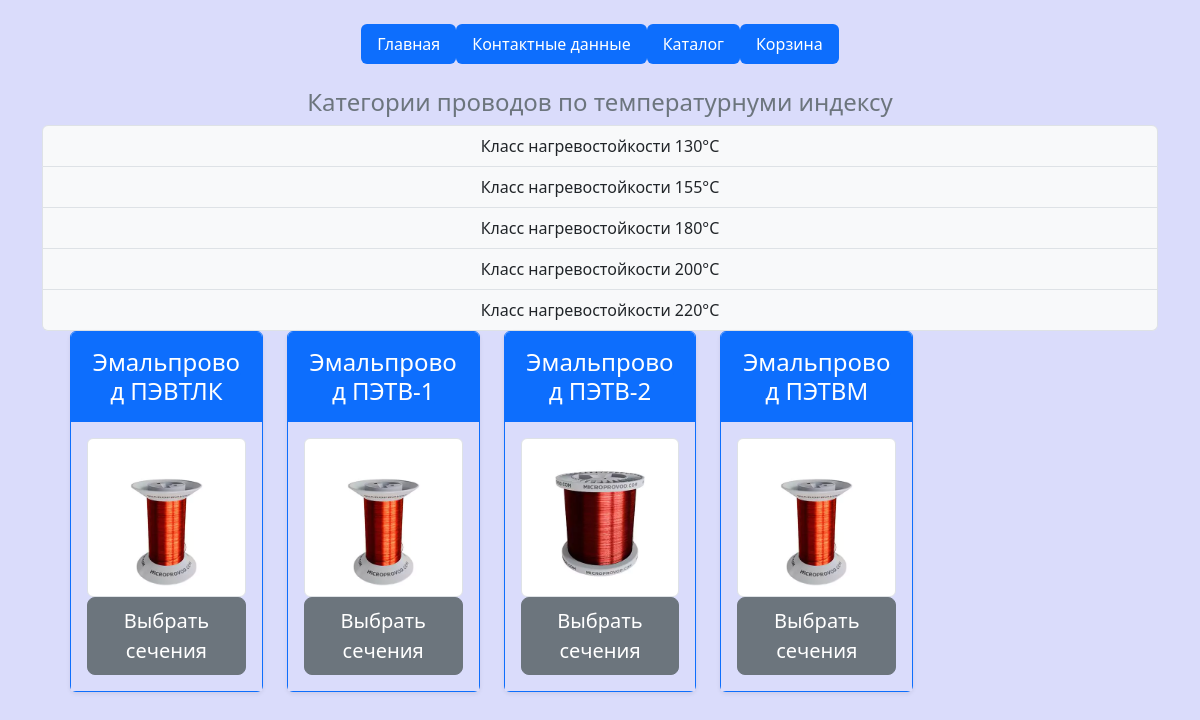
Page /category/1 on the committed database.
### indexapp/models.py (models this page shows, shortened)
class Categories(models.Model):
    name = models.CharField(max_length=128, unique=True)
    description = models.CharField(max_length=512)
    class Meta:
        verbose_name = 'Категорию'
        verbose_name_plural = 'Categories'

class Products(models.Model):
    sections = models.ManyToManyField('Sections')
    category = models.ForeignKey(to=Categories, on_delete=models.CASCADE)
    name = models.CharField(max_length=128)
    slug = models.SlugField(max_length=100, db_index=True, unique=True, verbose_name='URL')
    description = models.TextField()
    application = models.TextField()
    image = models.ImageField(upload_to='media/products_images')
    class Meta:
        ordering = ('name',)
        index_together = (('id', 'slug'),)

### indexapp/views.py (the view)
# urls.py: path('category/<int:category_id>', views.ProductsView.as_view(), name='category_id'),
class ProductsView(ListView):
    model = Products
    template_name = "indexapp/products.html"
    def get_context_data(self, *, object_list=None, **kwargs):
        context = super(ProductsView, self).get_context_data()
        context['title'] = 'Каталог Спектр-Электро'
        context['categories'] = Categories.objects.all()
        return context
    def get_queryset(self):
        queryset = super(ProductsView, self).get_queryset()
        category_id = self.kwargs.get('category_id')
        return queryset.filter(category_id=category_id) if category_id else queryset

### cart/context_processors.py (called while the page is built)
def cart(request):
    return {'cart': Cart(request)}

### indexapp/templates/indexapp/products.html (shortened to what this page needs)
{% extends 'indexapp/base.html' %}
{% block content %}
<div class="container">
    <div class="row">
        <div class="col-md-12 order-md-1 ml-4 text-center">
                <h4 class="text-secondary">Категории проводов по температурнуми индексу</h4>
                <div class="list-group">
                    {% for category in categories%}
                    <a href="{% url 'category_id' category.id %}" class="list-group-item bg-light">
                        {{ category.name }}
                    </a>
                    {% endfor %}
                </div>
        </div>
        <div class="col-md-12 order-md-3 mb-4 text-center">
            <div class="row row-cols-1 row-cols-md-5 mb-3 mx-3 text-center">
        {% for product in object_list %}
            <div class="col">
                <div class="card mb-4 rounded-10 shadow-sm border-primary">
                    <a href="{% url 'product_detail' product.slug %}">
                      <div class="card-header py-3 text-bg-primary border-primary">
                        <h4 class="my-0 fw-normal">{{ product.name }}</h4>
                      </div>
                        <div class="card-body" style="background-color: #dadcfb">
                           <img src="{{ product.image.url }}" class="img-fluid img-thumbnail height: 80%" alt="ИЗОБРАЖЕНИЕ">
                           <button type="button" class="w-100 btn btn-lg btn-secondary">Выбрать сечения</button>
                       </div>
                    </a>
            </div>
            </div>
        {% endfor %}
    </div>
        </div>
    </div>
</div>
{% endblock %}

### rows in the picture
Categories: name "Класс нагревостойкости 130°C"
Categories: name "Класс нагревостойкости 155°C"
Categories: name "Класс нагревостойкости 180°C"
Categories: name "Класс нагревостойкости 200°C"
Categories: name "Класс нагревостойкости 220°C"
Products: name "Эмальпровод ПЭВТЛК", image (picture)
Products: name "Эмальпровод ПЭТВ-1", image (picture)
Products: name "Эмальпровод ПЭТВ-2", image (picture)
Products: name "Эмальпровод ПЭТВМ", image (picture)
